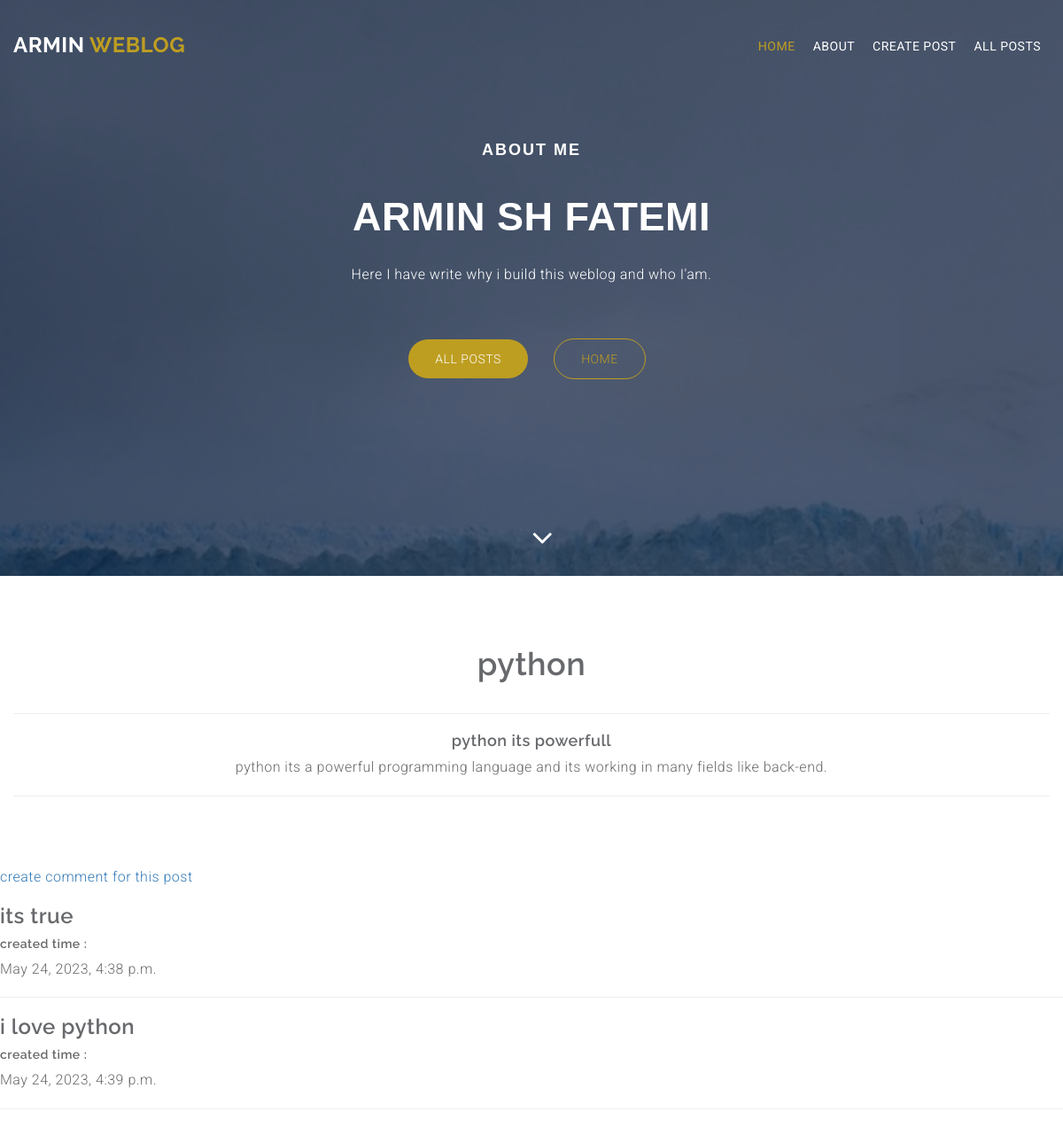
/allpost/1/, run on the app's committed database.
### posts/models.py (models this page shows, shortened)
class Post(models.Model):
    title = models.CharField(max_length=100)
    text = models.TextField(max_length=400, default="no text :(")
    hidden = models.BooleanField(default=False)
    created_time = models.DateTimeField(auto_now_add=True)
    updated_time = models.DateTimeField(auto_now=True)
    decription = models.CharField(max_length=95, blank=True, null=True)

class Comment(models.Model):
    post = models.ForeignKey(Post, on_delete=models.CASCADE)
    text = models.TextField(max_length=400)
    created_time = models.DateTimeField(auto_now_add=True)

### posts/views.py (the view)
# urls.py: path('allpost/<int:pk>/', post_detail),
def post_detail(request, pk):
    try:
        post = get_object_or_404(Post, pk=pk)
    except Http404:
        return render(request, 'posts/notfound404.html')
    comments = Comment.objects.filter(post=post).all()
    context = {'post': post, 'comments': comments}
    return render(request, 'posts/postdetail.html', context=context)

### posts/templates/posts/postdetail.html (shortened to what this page needs)
<!DOCTYPE html>
<html lang="en">
{% load static %}
<head>
  <link rel="stylesheet" type="text/css" href="{% static "css/jquery.bxslider.css" %}">
  <link rel="stylesheet" type="text/css" href="{% static "css/font-awesome.min.css"%}">
  <link rel="stylesheet" type="text/css" href="{% static "css/bootstrap.min.css"%}">
  <link rel="stylesheet" type="text/css" href="{% static "css/animate.css"%}">
  <link rel="stylesheet" type="text/css" href="{% static "css/style.css"%}">
</head>
<body>
  <div id="myDiv">
    <div class="header">
      <div class="bg-color">
        <header id="main-header">
          <nav class="navbar navbar-default navbar-fixed-top">
            <div class="container">
              <div class="navbar-header">
                <a class="navbar-brand" href="/home/">Armin<span class="logo-dec"> Weblog</span></a>
              </div>
              <div class="collapse navbar-collapse" id="myNavbar">
                <ul class="nav navbar-nav navbar-right">
                  <li class="active"><a href="/home/">Home</a></li>
                  <li class=""><a href="/about/">About</a></li>
                  <li class=""><a href="/allpost/postcreate/">Create post</a></li>
                  <li class=""><a href="/allpost/">all posts</a></li>
                </ul>
              </div>
            </div>
          </nav>
        </header>
          <div class="wrapper">
          <div class="container">
            <div class="row">
              <div class="banner-info text-center wow fadeIn delay-05s">
                <h1 class="bnr-title">About ME</h1>
                <h2 class="bnr-sub-title">Armin SH Fatemi</h2>
                <p class="bnr-para">Here I have write why i build this weblog and who I'am.</p>
                <div class="brn-btn">
                  <a href="#" class="btn btn-download">All Posts</a>
                  <a href="/home/" class="btn btn-more">Home</a>
                </div>
                <div class="overlay-detail">
                  <a href="#feature"><i class="fa fa-angle-down"></i></a>
                </div>
              </div>
            </div>
          </div>
        </div>
      </div>
    </div>
      <section id="feature" class="section-padding wow fadeIn delay-05s">
      <div class="container">
        <div class="row">
              <div class="" style="position: center">
            <div class="wrap-item text-center" >
              <h1 class="pad-bt15">{{ post.title}}</h1>
                <hr>
              <h4>
                  {{ post.decription }}
              </h4>
                <p>
                    {{ post.text }}
                </p>
                <hr>
            </div>
          </div>
        </div>
      </div>
    </section>
      <a href="/postdetail/{{ post.pk }}">create comment for this post</a>
    <div class="commentdiv">
      {% for c in comments  %}
      <div class="comment">
          <h3>{{ c.text }}</h3>
          <div><h5>created time :</h5><p>{{ c.created_time }}</p></div>
      </div>
          <hr>
        {% endfor %}
    </div>
  </div>
</body>
</html>

### posts/static/css/style.css (style rules this page uses)
body { line-height: 1.4; font-family: 'Roboto', sans-serif; color: #67696c; font-size: 16px; font-weight: 300; letter-spacing: 0.5px; overflow-x: hidden; }
ol, ul { list-style: none; }
h1, h2, h3, h4, h5, h6 { font-family: 'Raleway', sans-serif; font-weight: 600; }
.section-padding { padding: 60px 0px; }
.header { background: url('../img/bg-banner02.jpg') no-repeat fixed; background-size: cover; min-height: 650px; position: relative; }
.bg-color { background-color: rgba(0, 0, 0, 0.5); min-height: 650px; }
.navbar-default { background-color: transparent; border: 0px; padding: 20px 0; transition: all 0.3s; }
.logo-dec { color: #be9e21; }
.navbar-default .navbar-brand { color: #fff; font-family: 'Raleway', sans-serif; font-weight: 700; }
.navbar-brand { padding: 0px; font-size: 24px; text-transform: uppercase; padding: 15px 0px; margin-top: 6px; }
.navbar-default .navbar-nav>li>a { padding: 5px 10px; font-size: 14px; line-height: 54px; font-weight: 400; text-transform: uppercase; background: transparent; color: #fff; -webkit-transition: color 0.2s ease-out; transition: color 0.2s ease-out; }
.navbar-default .navbar-nav>.active>a, .navbar-default .navbar-nav>.active>a:focus, .navbar-default .navbar-nav>.active>a:hover { color: #be9e21; background-color: transparent; }
.banner-info { padding-top: 140px; color: #fff; }
.bnr-title, .bnr-sub-title { font-family: 'Fira Sans', sans-serif; }
h1.bnr-title { font-size: 18px; text-transform: uppercase; letter-spacing: 2px; }
h2.bnr-sub-title { font-size: 45px; text-transform: uppercase; padding: 20px 0px; font-weight: 700; }
.bnr-para { font-weight: 300; }
.btn-download, .btn-more, .btn-download:hover, .btn-download:focus, .btn-more:focus { text-transform: uppercase; margin-top: 50px; color: #fff; border: 0; font-size: 14px; font-weight: 300; line-height: 24px; padding: 10px 30px; border-radius: 60px; margin: 50px 10px 0 0; outline: none !important; -webkit-backface-visibility: hidden; backface-visibility: hidden; transition: all 0.3s; }
.btn-download { background-color: #be9e21; }
.btn-more, .btn-more:focus { margin-left: 15px; border: 1px solid #be9e21; color: #be9e21; }
.overlay-detail a i { text-align: center; position: absolute; bottom: 25px; font-size: 38px; color: #fff; }
.pad-bt15 { padding-bottom: 15px; }

### data on the page
Post: title "python", decription "python its powerfull", text "python its a powerful programming language and its working in many fields like back-end."
Comment: text "its true", created_time "May 24, 2023, 4:38 p.m."
Comment: text "i love python", created_time "May 24, 2023, 4:39 p.m."
